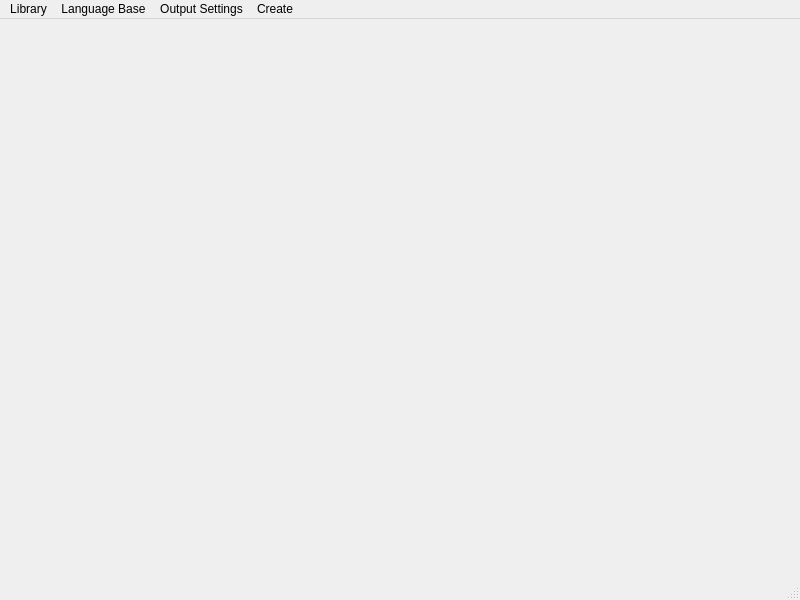
<?xml version="1.0" encoding="UTF-8"?>
<ui version="4.0">
 <class>MainWindow</class>
 <widget class="QMainWindow" name="MainWindow">
  <property name="geometry">
   <rect>
    <x>0</x>
    <y>0</y>
    <width>800</width>
    <height>600</height>
   </rect>
  </property>
  <property name="windowTitle">
   <string>MainWindow</string>
  </property>
  <widget class="QWidget" name="centralwidget"/>
  <widget class="QMenuBar" name="menubar">
   <property name="geometry">
    <rect>
     <x>0</x>
     <y>0</y>
     <width>800</width>
     <height>33</height>
    </rect>
   </property>
   <widget class="QMenu" name="menuLibrary">
    <property name="title">
     <string>Library</string>
    </property>
   </widget>
   <widget class="QMenu" name="menuLanguage_Base">
    <property name="title">
     <string>Language Base</string>
    </property>
   </widget>
   <widget class="QMenu" name="menuOutput_Settings">
    <property name="title">
     <string>Output Settings</string>
    </property>
   </widget>
   <widget class="QMenu" name="menuCreate">
    <property name="title">
     <string>Create</string>
    </property>
   </widget>
   <addaction name="menuLibrary"/>
   <addaction name="menuLanguage_Base"/>
   <addaction name="menuOutput_Settings"/>
   <addaction name="menuCreate"/>
  </widget>
  <widget class="QStatusBar" name="statusbar"/>
 </widget>
 <resources/>
 <connections/>
</ui>
